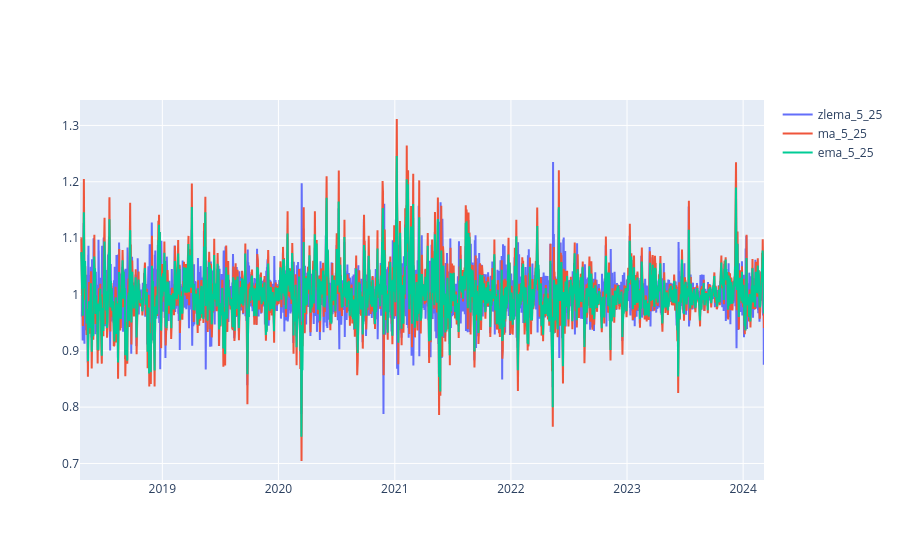

The cell this chart's notebook holds for it:
### Code cell
multiple_signals_same_graph(df["open_date"].values,{f"zlema_{x}_{y}":df[f"zlema_{x}_{y}"].values,
                                                    f"ma_{x}_{y}":df[f"ma_{x}_{y}"].values,
                                                    f"ema_{x}_{y}":df[f"ema_{x}_{y}"].values})

### Figure 1 — Plotly figure (JSON) as saved in the notebook; plotly's stock layout.template omitted (floating-point values rounded to 4 significant figures; data arrays with more than 128 entries replaced by an {"elided": "..."} marker saying what was removed)
{"data": [{"mode": "lines", "name": "zlema_5_25", "type": "scatter", "x": {"elided": "12895 str values"}, "y": {"elided": "12895 float values"}}, {"mode": "lines", "name": "ma_5_25", "type": "scatter", "x": {"elided": "12895 str values"}, "y": {"elided": "12895 float values"}}, {"mode": "lines", "name": "ema_5_25", "type": "scatter", "x": {"elided": "12895 str values"}, "y": {"elided": "12895 float values"}}], "layout": {}}
